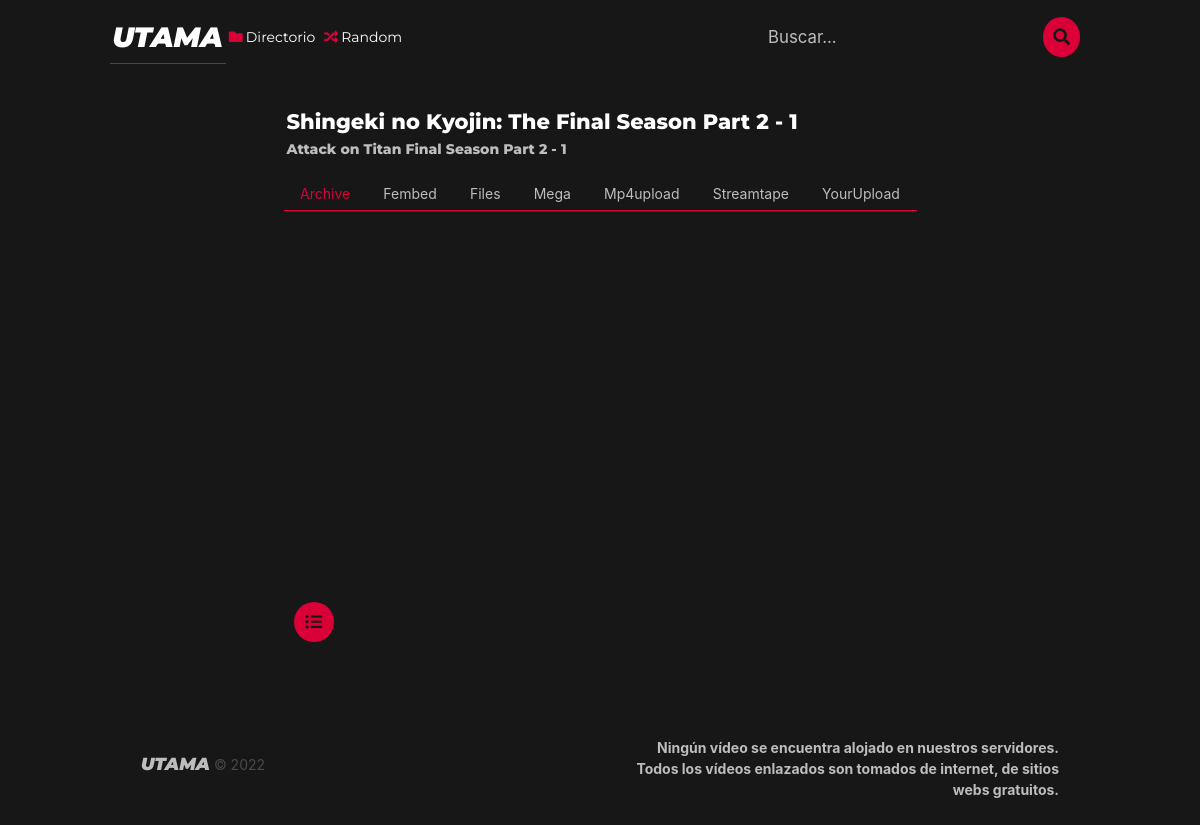
Before: /ver/13/shingeki-no-kyojin-the-final-season-part-2 with the older database file.
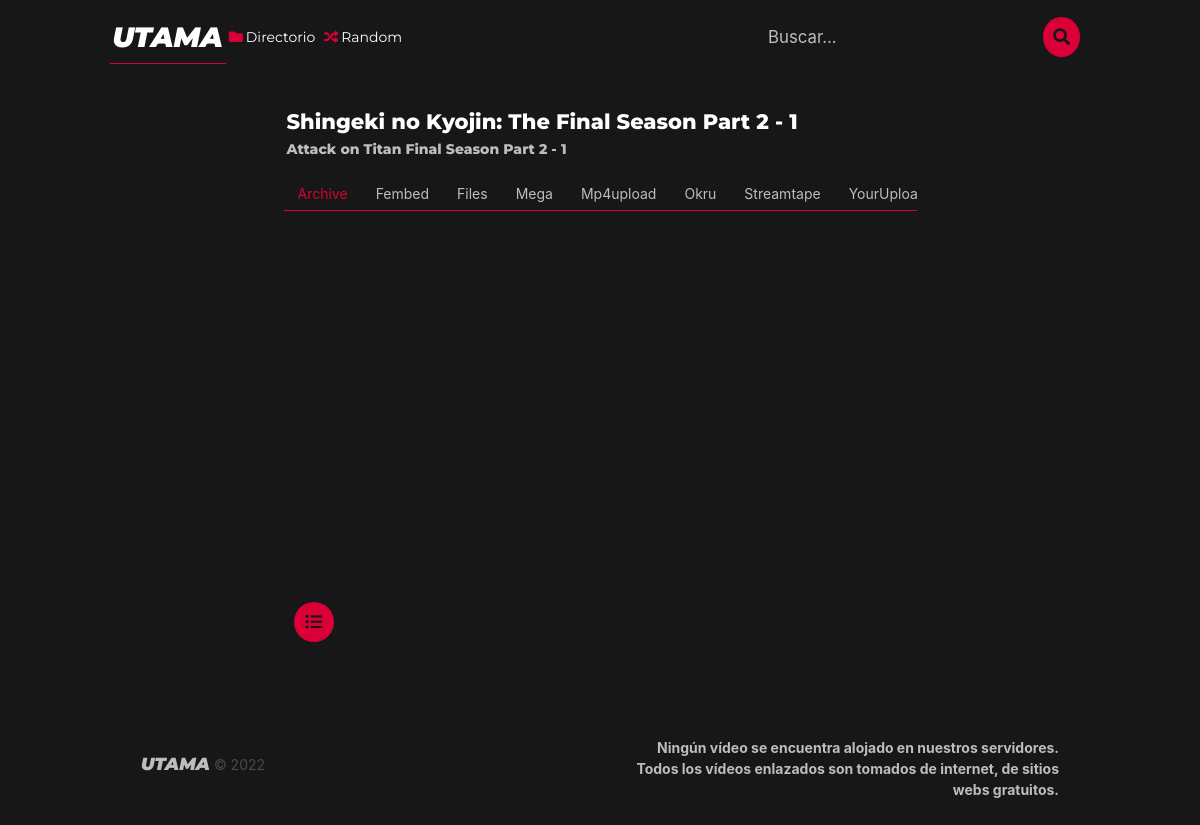
After: the same page with the newer database file.
### animefly/utama/models.py (models this page shows, shortened)
class Episode(models.Model):
    id = models.AutoField(primary_key=True)
    anime = models.ForeignKey(Anime, on_delete=models.CASCADE)
    episode = models.IntegerField()
    is_premiere = models.BooleanField(default=False)
    fansub = models.CharField(max_length=100, blank=True)
    fsLink = models.CharField(max_length=100, blank=True)
    ThumbnailFilename = models.UUIDField(default=uuid4, editable=False, unique=True, blank=False)
    Thumbnail = models.ImageField(upload_to=UploadToPathAndRename('media/thumbnail'), blank=False)

class Anime(models.Model):
    id = models.AutoField(primary_key=True)
    title = models.CharField(max_length=100)
    titleEn = models.CharField(max_length=100)
    titleEs = models.CharField(max_length=100)
    slug = AutoSlugField(populate_from='title', unique=True, editable=False)
    description = models.TextField()
    tipo = models.CharField(max_length=50)
    status = models.CharField(max_length=50)
    release = models.DateTimeField()
    rating = models.CharField(max_length=50)
    genres = models.ManyToManyField('Genres', through='AnimeGenres')
    coverFilename = models.UUIDField(default=uuid4, editable=False, unique=True)
    cover = models.ImageField(upload_to=UploadToPathAndRename('media/cover'))
    backgroundFilename = models.UUIDField(default=uuid4, editable=False, unique=True)
    background = models.ImageField(upload_to=UploadToPathAndRename('media/background'))
    renderFilename = models.UUIDField(default=uuid4, editable=False, unique=True)
    render = models.ImageField(upload_to=UploadToPathAndRename('media/render'))

class AnimeEpisode(models.Model):
    id = models.AutoField(primary_key=True)
    anime = models.ForeignKey(Anime, on_delete=models.CASCADE)
    episode = ChainedForeignKey(Episode, chained_field="anime", chained_model_field="anime", show_all=False, auto_choose=True, sort=True)
    server = models.CharField(max_length=100, default='')
    link = models.CharField(max_length=255 , default='')

### animefly/utama/views.py (the view)
# urls.py: path('ver/<int:id>/<str:nombre>', views.ver, name='ver'),
def ver(request, id, nombre=None):
    episode = Episode.objects.get(id=id)
    anime_episode = AnimeEpisode.objects.filter(episode_id=id).order_by('server')
    prev = Episode.objects.filter(anime__id=episode.anime_id).filter(id__lt=episode.id).order_by('-id')[0:1]
    sig = Episode.objects.filter(anime__id=episode.anime_id).filter(id__gt=episode.id).order_by('id')[0:1]
    return render(request, 'utama/ver.html', {'episode': episode, 'servers': anime_episode, 'prev': prev, 'sig': sig})

### templates/utama/ver.html (shortened to what this page needs)
{% extends 'utama/layout.html' %}
{% block content %}
<section class="section">
    <div class="container">
        <div class="columns is-centered">
            <div class="column is-8">
                <div class="name-container block" style="display: inline-flex;width: 100%;flex-wrap: nowrap;justify-content: space-between; align-items: center;">
                    <div class="name-container-names" style="display: flex; flex-direction: column;">
                        <h1 class="subtitle is-4 has-text-left" style="font-style:normal; font-weight:800; padding: 3px; font-family: Montserrat; font-style: normal; color: var(--main-text-color-hover); margin-bottom: 0;">
                            {{episode.anime.title}} - {{episode.episode}}
                        </h1>
                        <h2 class="subtitle is-6 has-text-left block" style="font-style:normal; font-weight:800; padding: 3px; font-family: Montserrat; font-style: normal; color: var(--main-text-color);">
                            {{episode.anime.titleEn}} - {{episode.episode}}
                        </h2>
                    </div>
                </div>
                <div id="tabs-with-content" class="close">
                    <div class="tabs" >
                      <ul>
                        {% for server in servers %}
                            <li>
                                <a  id="tab" onclick="getServerlink({{ episode.id }}, '{{ server.server }}')">{{ server.server}}</a>
                            </li>
                        {% endfor %}
                      </ul>
                    </div>
                    <div>
                        <section  class="tab-content block videoWrapper" style="padding: 0; position: relative; padding-bottom: 56.25%;  padding-top: 25px; height: 0;">
                            <iframe id="framez"  class="iframeWrapper iframe" width="640"  src="{{servers.0.link}}" allowfullscreen webkitallowfullscreen scrolling="no" frameborder="0"></iframe>
                        </section>
                    </div>
                    <div style="display: inline-flex; align-items: center; justify-content: space-between; flex-direction: row; width: 100%;" class="my-3">
                        <div class="left-container is-4" style="display: flex; flex-direction: row; align-items: center;">
                            <div style="display:flex;" class="mx-3">
                                <a href="{% url 'anime' id=episode.anime_id nombre=episode.anime.slug %}" class="ver-anime-btn icon" style="color: var(--main-bg-color);">
                                    <span class="icon">
                                        <i class="fas fa-list-ul"></i>
                                    </span>
                                </a>
                            </div>
                        </div>
                    </div>
                </div>
            </div>
          </div>
    </div>
</section>
{% endblock %}

### templates/utama/layout.html (shortened to what this page needs)
<!DOCTYPE html>
<html lang="es">
<head>
    {% load static %}
    <link rel="stylesheet" href="{% static 'lib/bulma/bulma.css' %}">
    <link rel="stylesheet" href="{% static 'lib/others/border-animations.css' %}">
    <link rel="stylesheet" href="{% static 'utama/css/style.css' %}">
    <link rel="stylesheet" href="https://cdnjs.cloudflare.com/ajax/libs/font-awesome/5.15.4/css/all.min.css">
    <link rel="stylesheet" href="{% static 'lib/keen-slider.css' %}">
</head>
<body>
    {% include 'utama/partials/_navbar.html' %}
    {% block content %}
    {% endblock %}
    {% include 'utama/partials/_footer.html' %}
</body>
</html>

### templates/utama/partials/_navbar.html (shortened to what this page needs)
<div class="container is-max-desktop" style="margin-top: 10px;">
    <nav class="navbar is-transparent is-active" style="background-color: var(--main-bg-color);">
        <div class="navbar-brand is-3">
            <a class="navbar-item ui-box bottom-stay is-gap-2" href="{% url 'home' %}">
                <span class="is-size-3 ui-border-element" style="font-style:italic; font-weight:900; text-transform: uppercase; font-family: Montserrat; color: var(--main-text-color-hover);">Utama</span>
            </a>
        </div>
        <div class="navbar-menu" id="navMenu">
            <div class="navbar-start is-8">
                <a class="navbar-item ui-box bottom-inOutSpread is-max-width-mobile is-size-4-mobile" href="{% url 'directorio' %}">
                    <span>
                        <i style="color: var(--main-primary-color);" class="fas fa-folder"></i>
                    </span>
                    <span class="is-size-6 ui-border-element" style="font-style:normal; font-weight:400; padding: 3px; font-family: Montserrat; font-style: normal; color: var(--main-text-color-hover);">Directorio</span>
                </a>
                <a class="navbar-item ui-box bottom-inOutSpread is-max-width-mobile is-size-4-mobile" href="{% url 'random' %}">
                    <span>
                        <i style="color:var(--main-primary-color);" class="fas fa-random"></i>
                    </span>
                    <span class="is-size-6 ui-border-element" style="font-style:normal; font-weight:400; padding: 3px; font-family: Montserrat; font-style: normal; color: var(--main-text-color-hover);">Random</span>
                </a>
            </div>
            <div class="navbar-end">
                <div class="navbar-item is-flex">
                    <div class="search-container is-flex-direction-column" >
                        <div class="search-input-container is-flex is-flex-direction-row" s>
                            <input class="input-search" id="search" aria-describedby="search-result" type="text" placeholder="Buscar..." name="q" autocomplete="off">
                            <button class="btn-search" type="submit">
                                <span class="icon">
                                    <i class="fas fa-search"></i>
                                </span>
                            </button>
                        </div>
                    </div>
                </div>
            </div>
        </div>
    </nav>
</div>

### templates/utama/partials/_footer.html (shortened to what this page needs)
<div class="container has-centered">
    <footer class="footer" style="background-color:var(--main);">
        <div class="content">
            <div class="columns">
                <div class="column is-half">
                    <span class="is-size-5" style="font-style:italic; font-weight:900; text-transform: uppercase; font-family: Montserrat; color: var(--main-text-color);">Utama</span>
                        &copy; {% now "Y" %}
                </div>
                <div class="column is-half has-text-right">
                    <p>
                        <strong style="color: var(--main-text-color);">Ningún vídeo se encuentra alojado en nuestros servidores.</strong>
                        <br>
                        <strong style="color: var(--main-text-color);">Todos los vídeos enlazados son tomados de internet, de sitios webs gratuitos.</strong>
                    </p>
                </div>
            </div>
        </div>
    </footer>
</div>

### static/utama/css/style.css (style rules this page uses)
:root { --main-bg-color:#171717; --seondary-bg-color:#444444; --main-text-color: #bdbdbd; --main-text-color-hover: #FFF; --main-primary-color: #da0037; }
html { background-color: var(--main-bg-color); color: var(--main-text-color); font-family: 'Roboto', sans-serif; font-size: 14px; line-height: 1.5; margin: 0; padding: 0; }
.tabs>ul { justify-content: space-around; }
.tabs ul { border-bottom: 1px solid var(--main-primary-color); }
#tabs-with-content .tabs:not(:last-child) { margin-bottom: 0; }
#tabs-with-content .tab-content { padding: 1rem; display: none; }
#tabs-with-content .tab-content.is-active { display: block; }
.is-gap-2 { gap: 2%; }
.input-search { background-color: transparent; border: none; color: var(--main-text-color); font-size: 1.2em; padding: 0.5rem; width: 100%; transition: all 0.5s ease-in-out; }
.input-search::placeholder { color: var(--main-text-color); }
.btn-search { background-color: var(--main-primary-color); border: none; border-radius: 50%; color: var(--main-bg-color); cursor: pointer; font-size: 1.2em; height: 40px; padding: 0.5rem; width: 40px; transition: all 0.5s ease-in-out; }
.btn-search::placeholder { color: var(--main-bg-color); }
.search-input-container { display: flex; justify-content: space-between; align-items: center; }
.ver-anime-btn { background-color: var(--main-primary-color); border: none; border-radius: 50%; color: var(--main-bg-color); cursor: pointer; font-size: 1.2em; height: 40px; width: 40px; }
.videoWrapper { position: relative; padding-bottom: 56.25%; padding-top: 25px; height: 0; }
.iframeWrapper { position: absolute; top: 0; left: 0; width: 100%; height: 100%; }
@media screen and (min-width: 900px) { .search-container { width: 100%; } }

Changed rows visible on the page:
added AnimeEpisode: server "Okru"
